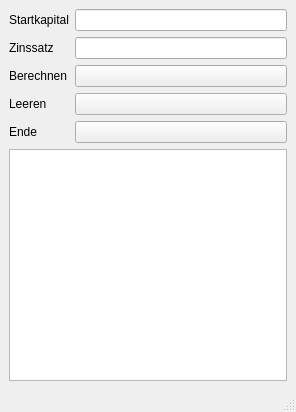
<?xml version="1.0" encoding="UTF-8"?>
<ui version="4.0">
 <class>MainWindow</class>
 <widget class="QMainWindow" name="MainWindow">
  <property name="geometry">
   <rect>
    <x>0</x>
    <y>0</y>
    <width>296</width>
    <height>412</height>
   </rect>
  </property>
  <property name="windowTitle">
   <string>MainWindow</string>
  </property>
  <widget class="QWidget" name="centralwidget">
   <layout class="QGridLayout" name="gridLayout">
    <item row="0" column="0">
     <layout class="QGridLayout" name="gridLayout_2">
      <item row="0" column="0">
       <widget class="QLabel" name="label_2">
        <property name="text">
         <string>Startkapital</string>
        </property>
       </widget>
      </item>
      <item row="0" column="1">
       <widget class="QLineEdit" name="leStart"/>
      </item>
      <item row="1" column="0">
       <widget class="QLabel" name="label">
        <property name="text">
         <string>Zinssatz</string>
        </property>
       </widget>
      </item>
      <item row="1" column="1">
       <widget class="QLineEdit" name="lineEdit"/>
      </item>
      <item row="2" column="0">
       <widget class="QLabel" name="label_3">
        <property name="text">
         <string>Berechnen</string>
        </property>
       </widget>
      </item>
      <item row="2" column="1">
       <widget class="QPushButton" name="btnBerechnen">
        <property name="text">
         <string/>
        </property>
       </widget>
      </item>
      <item row="3" column="0">
       <widget class="QLabel" name="label_4">
        <property name="text">
         <string>Leeren</string>
        </property>
       </widget>
      </item>
      <item row="3" column="1">
       <widget class="QPushButton" name="btnLeeren">
        <property name="text">
         <string/>
        </property>
       </widget>
      </item>
      <item row="4" column="0">
       <widget class="QLabel" name="label_5">
        <property name="text">
         <string>Ende</string>
        </property>
       </widget>
      </item>
      <item row="4" column="1">
       <widget class="QPushButton" name="btnEnde">
        <property name="text">
         <string/>
        </property>
       </widget>
      </item>
      <item row="5" column="0" colspan="2">
       <widget class="QListWidget" name="lwAnzeige"/>
      </item>
     </layout>
    </item>
   </layout>
  </widget>
  <widget class="QStatusBar" name="statusbar"/>
 </widget>
 <tabstops>
  <tabstop>lwAnzeige</tabstop>
  <tabstop>leStart</tabstop>
  <tabstop>btnBerechnen</tabstop>
  <tabstop>btnLeeren</tabstop>
 </tabstops>
 <resources/>
 <connections/>
</ui>
